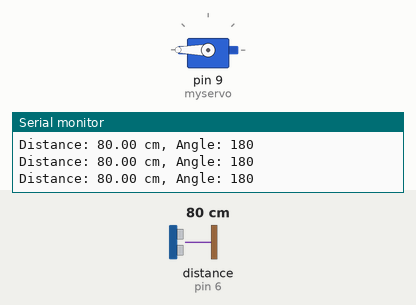
Recording of a sketch running on a simulated Arduino Uno, built with avr-gcc and run on an emulated ATmega328P. Shown: servo, the last lines printed to the serial monitor. Wiring (inferred from the names in the program): ultrasonic range finder: trigger pin 7; echo pin 6. The test bench sets the inputs (shaded band); at power-on: distance to the obstacle (sensor on pin 6) 80 cm. The echo pulse lasts 58.3 µs per cm.

Above: at 1.2 s.
1.3 s: distance to the obstacle (sensor on pin 6) set to 35 cm
At 2.2 s:
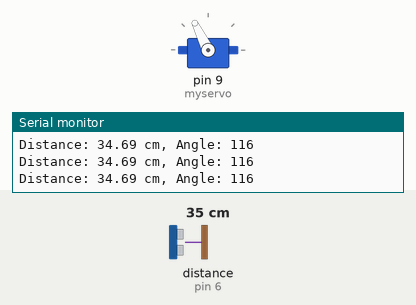
2.9 s: distance to the obstacle (sensor on pin 6) set to 9 cm
At 3.8 s:
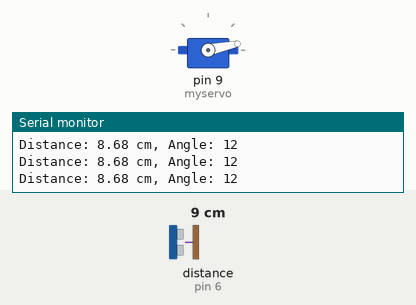
4.4 s: distance to the obstacle (sensor on pin 6) set to 18 cm
At 4.8 s:
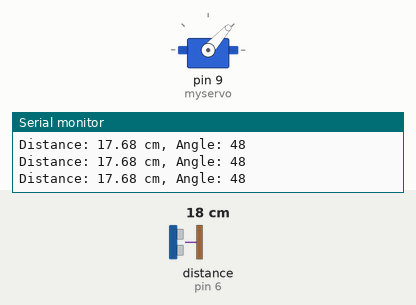
5.9 s: distance to the obstacle (sensor on pin 6) set to 60 cm
At 7.3 s:
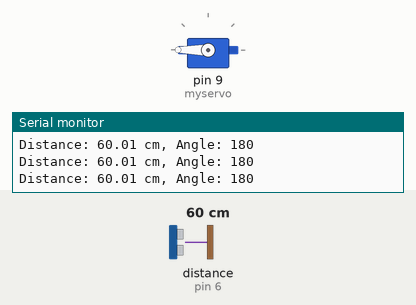
Timing chart, 0 to 8.4 s (numbered marks = the images above; inputs shaded):
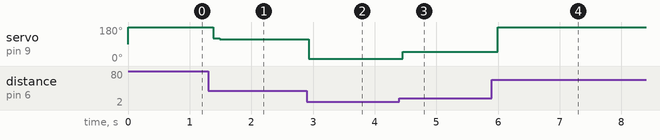

Measured:
- after the input at 1.3 s, servo on pin 9 (myservo): 180° → 120° after 0.08 s, → 116° 0.10 s later
- after the input at 2.9 s, servo on pin 9 (myservo): 116° → 12° at once
- after the input at 4.4 s, servo on pin 9 (myservo): 12° → 48° after 0.06 s
- after the input at 5.9 s, servo on pin 9 (myservo): 48° → 180° after 0.10 s

The sketch:

task2-2.ino
```cpp
#include <Servo.h>

Servo myservo;

const int trigPin = 7;
const int echoPin = 6;

void setup() {
  myservo.attach(9);

  pinMode(trigPin, OUTPUT);
  pinMode(echoPin, INPUT);

  Serial.begin(9600);
}

void loop() {
  digitalWrite(trigPin, LOW);
  delayMicroseconds(2);

  digitalWrite(trigPin, HIGH);
  delayMicroseconds(10);

  digitalWrite(trigPin, LOW);

  long duration = pulseIn(echoPin, HIGH);
  float distance = duration * 0.0343 / 2;
  int angle = map(distance, 5, 50, 0, 180);

  angle = constrain(angle, 0, 180);

  myservo.write(angle);

  Serial.print("Distance: ");
  Serial.print(distance);
  Serial.print(" cm, Angle: ");
  Serial.println(angle);

  delay(100);
}
```
